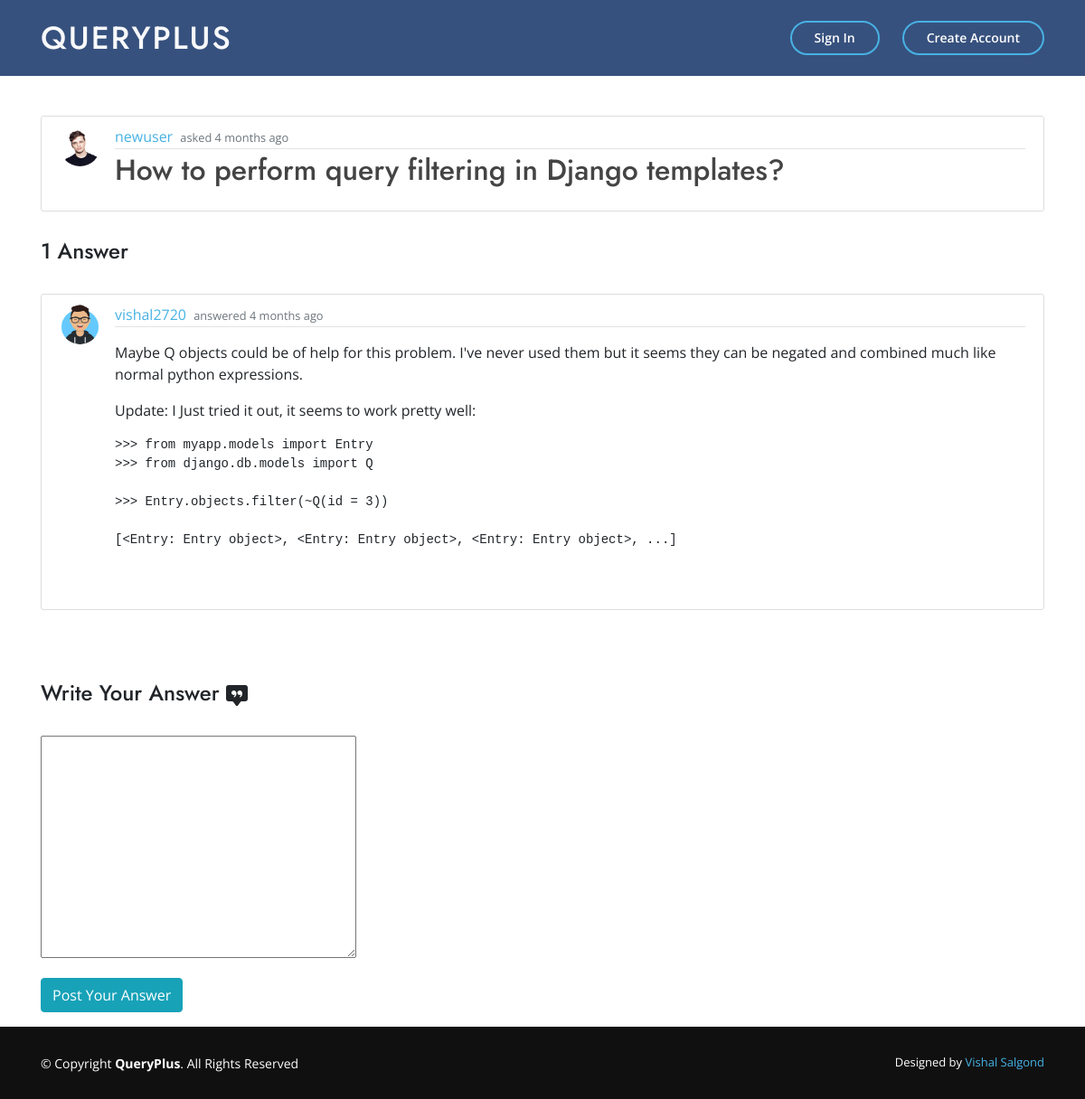
The app's page /question/17/, older data.
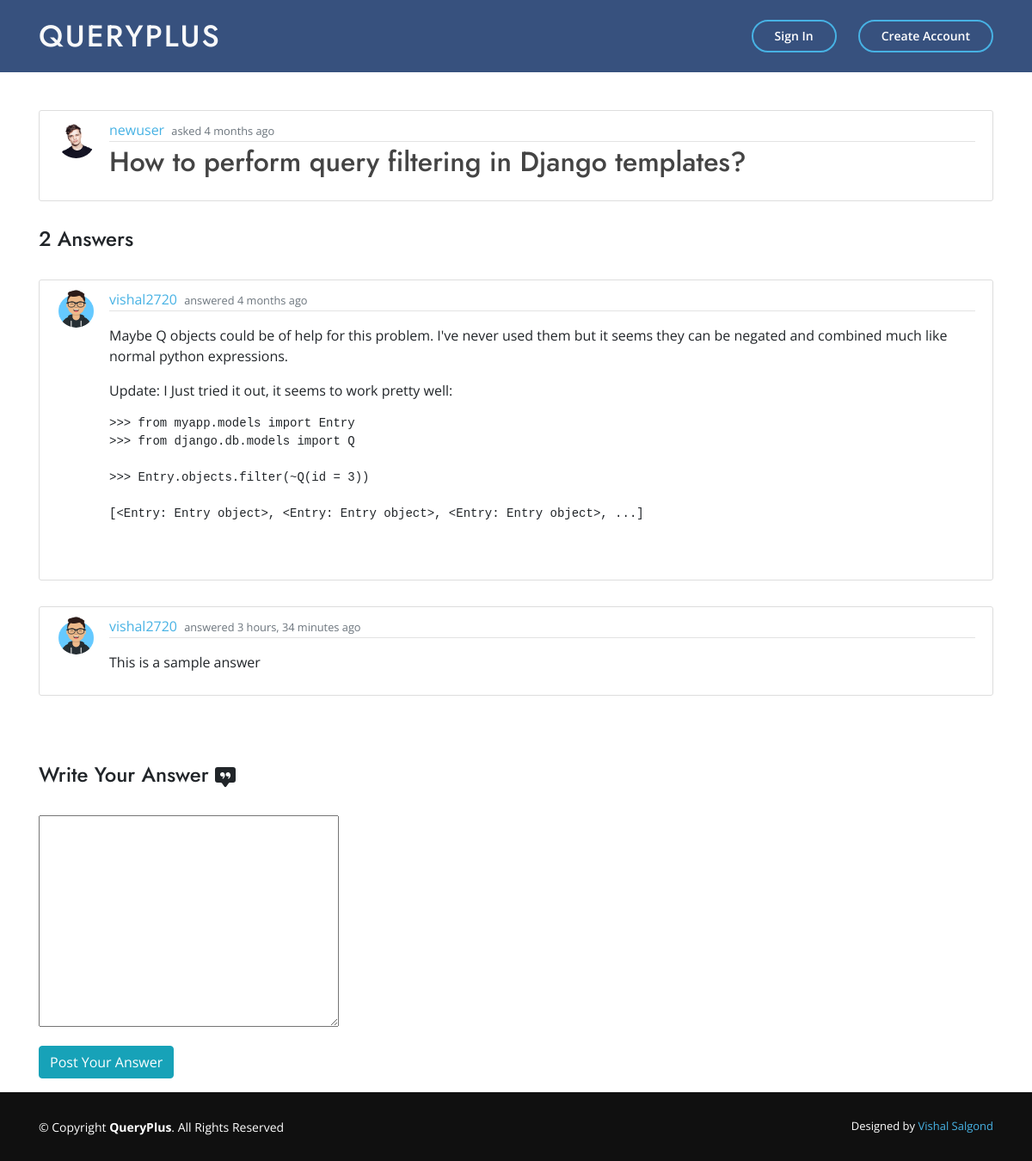
The same page, newer data.
### main_app/models.py (models this page shows, shortened)
class Answer(models.Model):
    content = RichTextField(blank=True, null=True)
    date_posted = models.DateTimeField(default=timezone.now)
    author = models.ForeignKey(User, on_delete=models.CASCADE)
    answered_to = models.ForeignKey(Question, on_delete=models.CASCADE)

class Profile(models.Model):
    user = models.OneToOneField(User, on_delete=models.CASCADE)
    image = models.ImageField(default='default.jpg',upload_to='profile_pics')

### main_app/views.py (the view, shortened to what this page needs)
# urls.py: path('question/<int:pk>/', QuestionDetailView.as_view(), name='question-detail'),
class QuestionDetailView(DetailView):
    model = Question
    def get_context_data(self, *args, **kwargs):
        context = super(QuestionDetailView,
             self).get_context_data(*args, **kwargs)
        context["form"] = AnswerForm()
        context["answers"] = Answer.objects.filter(answered_to=context["question"])
        context["count"] =  Answer.objects.filter(answered_to=context["question"]).count()
        return context

### main_app/forms.py
class AnswerForm(forms.ModelForm):
    class Meta:
        model = Answer
        fields = ["content"]

### main_app/templates/main_app/question_detail.html (shortened to what this page needs)
{% extends "main_app/base.html" %}
{% load crispy_forms_tags %}
{% load i18n %}
{% block content %}
    <div class="container">
    <article class="media content-section mt-5">
        <img class="rounded-circle article-img" src="{{ object.author.profile.image.url }}" alt="user_image">
        <div class="media-body">
        <div class="article-metadata">
            <a class="mr-1" href="{% url 'user-profile' question.author.username %}">{{ question.author }}</a>
            <small class="text-muted">asked {{ question.date_posted|timesince }} ago</small>
        </div>
            <h2 class="article-title">{{ question.question|safe }}</h2>
        </div>
    </article>
    <br>
    {% if count  %}
        {% for ans in answers %}
            <article class="media content-section">
                <img class="rounded-circle article-img" src="{{ ans.author.profile.image.url }}" alt="">
                <div class="media-body">
                <div class="article-metadata">
                    <a class="mr-1" href="{% url 'user-profile' ans.author.username %}">{{ ans.author }}</a>
                    <small class="text-muted">answered {{ ans.date_posted|timesince }} ago</small>
                </div>
                <p>{{ ans.content|safe }}</p>
                </div>
            </article>
        {% endfor %}
    {% endif %}
    <form method="POST">
        <fieldset class="form-group">
            {% if count  %}
                <h4 class="mt-5">Write Your Answer
                </h4>
                <br>
            {% else %}
                <h4 class="mt-5">Be the first one to Answer</h4>
                <br>
            {% endif %}
            <div>
                {{ form.content|safe }} {{ form.media }}
            </div>
        </fieldset>
        <div class="form-group">
            <button class="btn btn-info" type="submit">Post Your Answer</button>
        </div>
    </form>
</div>
{% endblock content %}

Row changes from the older to the newer data that the page shows:
added Answer: author.profile.image (picture), author "vishal2720", date_posted "3 hours, 34 minutes", content "This is a sample answer"
Text that changed along with them:
text no longer shown: "1 Answer"
text now shown: "2 Answers"
